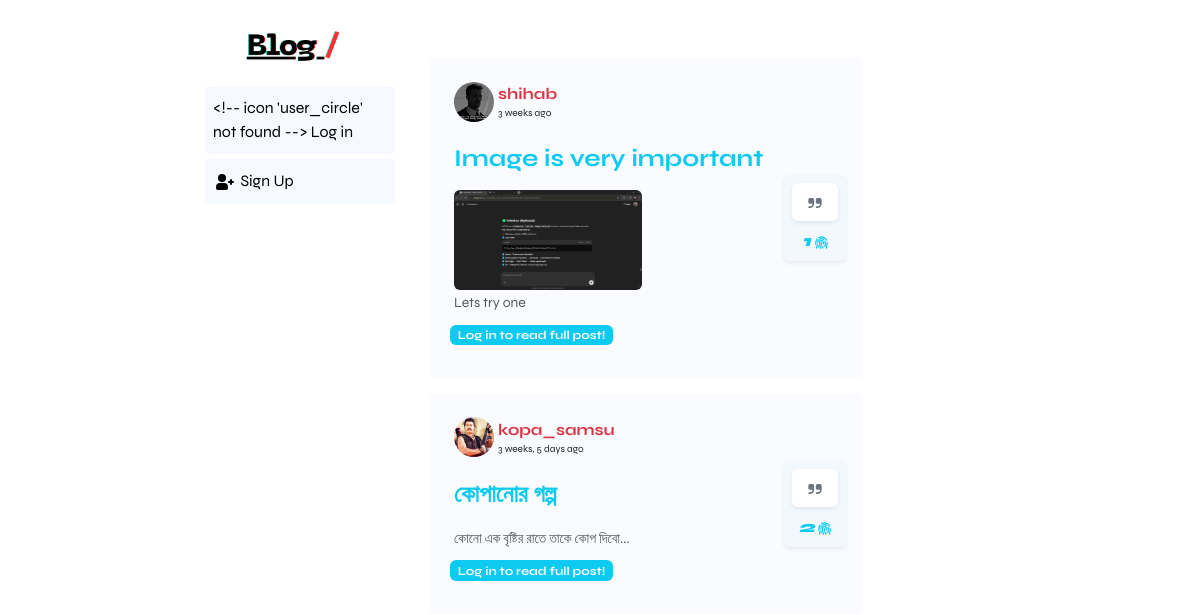
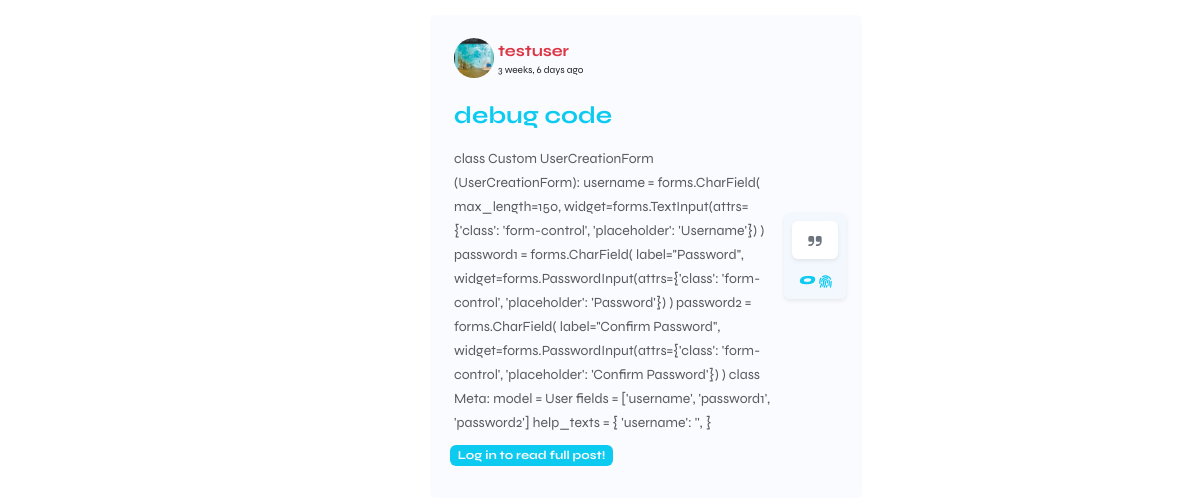
Before: / (upper part) with the older database file (2 pictures, top to bottom).
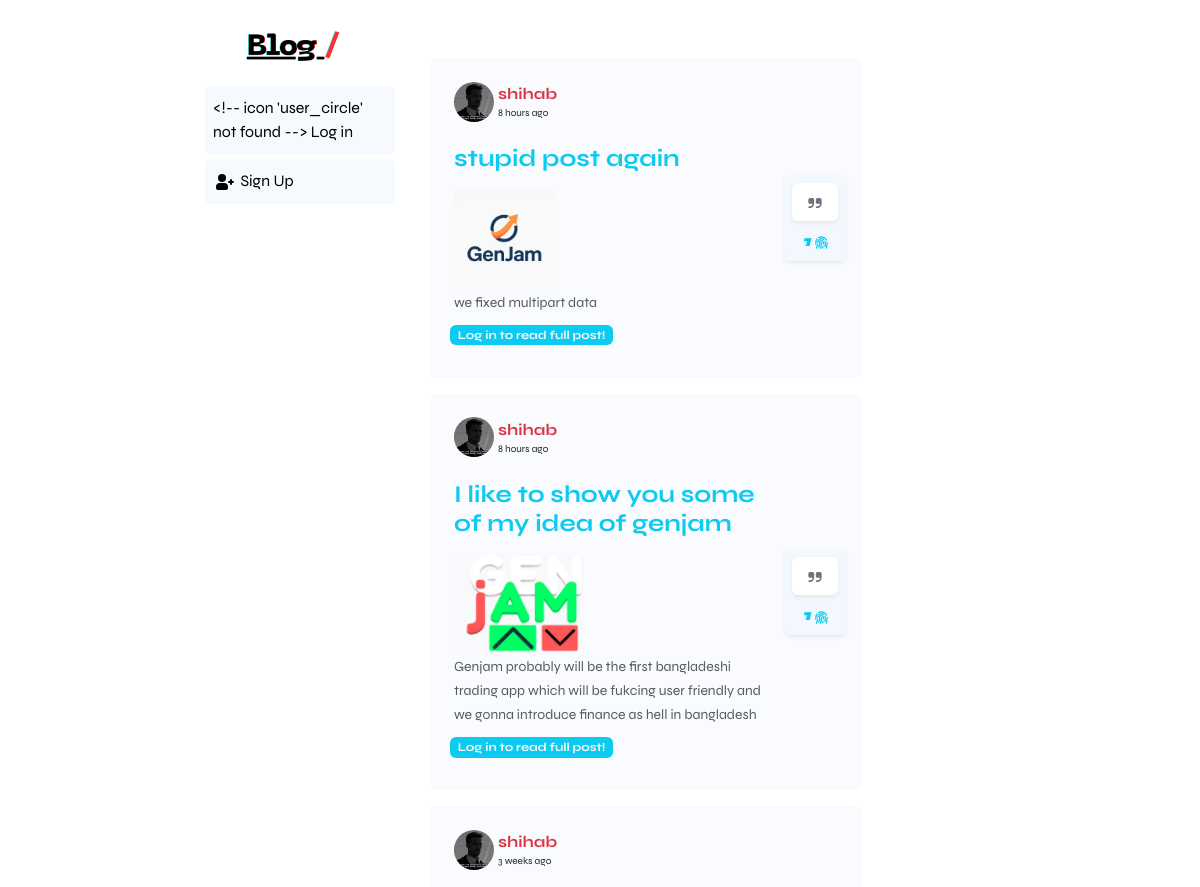
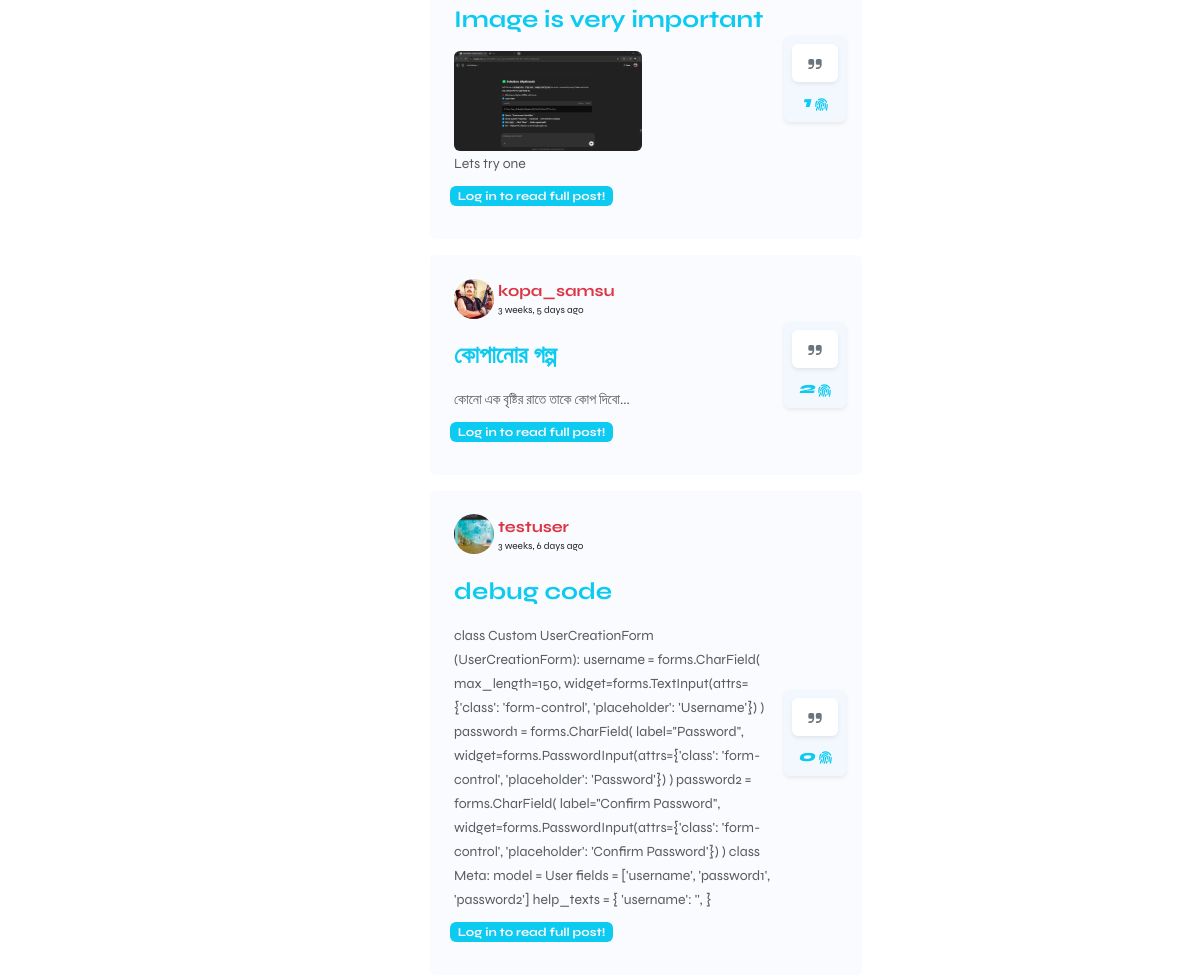
After: the same page with the newer database file (2 pictures, top to bottom).
### blog/models.py (models this page shows, shortened)
class Post (models.Model):
    title = models.CharField(max_length=200)
    content = models.TextField()
    created_at = models.DateTimeField(auto_now_add=True)
    author = models.ForeignKey(User, on_delete=models.CASCADE, related_name="posts", null=True)
    image = models.ImageField(upload_to='post_images/', blank=True, null=True)  # New field
    def total_likes (self):
        if self.likes.count():
            return self.likes.count()
        else :
            return 0

class UserProfile(models.Model):
    user =  models.OneToOneField(User, on_delete=models.CASCADE)
    bio = models.TextField(blank=True, null=True)
    profile_image = models.ImageField(upload_to='profile_images/', default='default.png')

### blog/views.py (the view)
def home(request):
    posts = Post.objects.all().order_by('-created_at')
    return render(request, 'blog/home.html', {'posts':posts})

### blog/templatetags/app_icons.py (called while the page is built)
@register.simple_tag
def get_icon(name, size=20, cls=""):
    file_path = os.path.join(ICON_PATH, f"{name}.svg")
    try:
        with open(file_path, "r") as f:
            svg = f.read()
        svg = svg.replace("<svg", f'<svg width="{size}" height="{size}" class="{cls}"')
        return mark_safe(svg)
    except FileNotFoundError:
        return f"<!-- icon '{name}' not found -->"

### blog/templates/blog/home.html (shortened to what the changed rows need)
{% extends "blog/base.html" %}
{% block content %}
{% for post in posts %}
<div class="card shadow bg-custom-post-head my-3 desktop-card" style="width: 94%; margin: 10px 10px; border:none;">
    <div class="card-body">
        <div class="d-flex justify-content-between">
            <div class="w-100 pb-0">
                <a class="text-decoration-none " href="{% url 'post_detail' post.pk %}">
                    <div
                            class="d-flex justify-content-start align-items-center ps-2 p-1  mb-2 rounded" >
                        <div class="">
                            <img class="post-user-thumb"
                                 src="{{ post.author.userprofile.profile_image.url }}" alt="">
                        {% load humanize %}
                        </div>
                        <div class="p-1">
                            <p class="text-danger pm-zero"><b> {{ post.author.username }}</b></p>
                            <p class="tiny-text  pm-zero text-dark fst-bold" >{{ post.created_at|naturaltime }}</p>
                        </div>
                    </div>
                    <h4 class="card-title text-info py-2 ps-2 rounded "><b>{{ post.title }}</b></h4>
                    {% if post.image %}
                        <span class="p-2">
                            <img src="{{post.image.url}}" class="img-fluid p-0  rounded bg-light"
                             alt="post image" style="height:100px;!important">
                        </span>
                    {% endif %}
                    <p class="card-text text-muted text-break text-wrap ps-2 ">
                        <small>{{ post.content|truncatewords:50 }}</small>
                    </p>
                </a>
                <p class="pt-2 ps-1">
                    {% if request.user.is_authenticated %}
                        <span class="text-lightpro badge p-1" style="border-radius:0">
                            <i><b class="fs-5 text-info">{{ post.total_likes }}</b>&nbsp;<sub>thumb</sub></i>
                        </span>
                        <span class="text-secondary">&bull;</span>
                        <span class="text-dark fst-italic badge p-1" style="border-radius:0">
                               {% if  post.total_comments  %}
                                  <span class="text-danger fs-5">{{ post.total_comments}}</span> Replied
                               {% else %}
                                   <span class="text-info">Be the first to reply</span>
                               {% endif %}
                        </span>
                    {% else %}
                        <span class="badge text-light bg-info">Log in to read full post!</span>
                    {% endif %}
                </p>
            </div>
            {% load app_icons %}
            {% load post_extras %}
            <div
                    class="m-auto bg-bluelight shadow-sm p-2 rounded ms-2 d-flex flex-column justify-content-center align-items-center">
                <div class="mb-2 text-center">
                    <button class="btn btn-white text-secondary shadow-sm" data-bs-toggle="modal" data-bs-target="#requoteModal{{ post.pk }}">
                         {% get_icon "requote" %}
                    </button>
                </div>
                <div class="text-center">
                    {% if request.user.is_authenticated %}
                    <form action="{% url 'toggle_like' post.pk %}" method="post">
                        {% csrf_token %}
                        {% if post|liked_by_user:user %}
                        <button type="submit" class="btn btn-info shadow-sm text-light">
                            {% get_icon "thumb" %}
                        </button>
                        {% else %}
                        <button type="submit" class="btn btn-white text-secondary shadow-sm">
                            {% get_icon "thumb" %}
                        </button>
                        {% endif %}
                    </form>
                    {% else %}
                               <span class="text-info badge p-0" style="border-radius:0">
                                       <b class="fs-6 fst-italic text-info">{{ post.total_likes }}</b>
                                       {% get_icon "thumb" size=15 %}
                               </span>
                    {% endif %}
                </div>
            </div>
        </div>
    </div>
</div>
{% endfor %}
{% endblock %}

Changed rows visible on the page:
added Post: author.userprofile.profile_image (picture), author.username "shihab", created_at "8 hours ago", title "stupid post again", image (picture), content "we fixed multipart data", total_likes "1"
added Post: author.userprofile.profile_image (picture), author.username "shihab", created_at "8 hours ago", title "I like to show you some of my idea of genjam", image (picture), content "Genjam probably will be the first bangladeshi trading app which will be fukcing user friendly and we gonna introduce finance as hell in bangladesh", total_likes "1"
